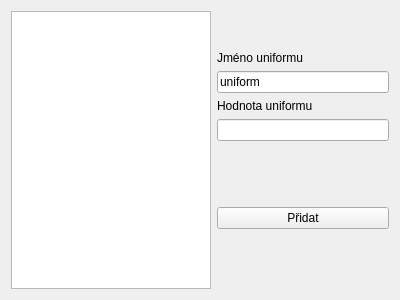
<?xml version="1.0" encoding="UTF-8"?>
<ui version="4.0">
 <class>createUniformWidget</class>
 <widget class="QWidget" name="createUniformWidget">
  <property name="geometry">
   <rect>
    <x>0</x>
    <y>0</y>
    <width>400</width>
    <height>300</height>
   </rect>
  </property>
  <property name="windowTitle">
   <string>Form</string>
  </property>
  <layout class="QHBoxLayout" name="horizontalLayout" stretch="0,0">
   <item>
    <widget class="QListWidget" name="uniformList">
     <property name="sizePolicy">
      <sizepolicy hsizetype="Fixed" vsizetype="Expanding">
       <horstretch>0</horstretch>
       <verstretch>0</verstretch>
      </sizepolicy>
     </property>
     <property name="maximumSize">
      <size>
       <width>200</width>
       <height>16777215</height>
      </size>
     </property>
    </widget>
   </item>
   <item>
    <layout class="QGridLayout" name="gridLayout">
     <property name="sizeConstraint">
      <enum>QLayout::SetDefaultConstraint</enum>
     </property>
     <item row="7" column="1">
      <widget class="QPushButton" name="uniformCreate">
       <property name="text">
        <string>Přidat</string>
       </property>
      </widget>
     </item>
     <item row="6" column="1">
      <spacer name="verticalSpacer">
       <property name="orientation">
        <enum>Qt::Vertical</enum>
       </property>
       <property name="sizeHint" stdset="0">
        <size>
         <width>20</width>
         <height>40</height>
        </size>
       </property>
      </spacer>
     </item>
     <item row="5" column="1">
      <widget class="QLineEdit" name="uniformValue"/>
     </item>
     <item row="8" column="1">
      <spacer name="verticalSpacer_3">
       <property name="orientation">
        <enum>Qt::Vertical</enum>
       </property>
       <property name="sizeHint" stdset="0">
        <size>
         <width>20</width>
         <height>40</height>
        </size>
       </property>
      </spacer>
     </item>
     <item row="4" column="1">
      <widget class="QLabel" name="label">
       <property name="text">
        <string>Hodnota uniformu</string>
       </property>
      </widget>
     </item>
     <item row="1" column="1">
      <spacer name="verticalSpacer_2">
       <property name="orientation">
        <enum>Qt::Vertical</enum>
       </property>
       <property name="sizeType">
        <enum>QSizePolicy::Fixed</enum>
       </property>
       <property name="sizeHint" stdset="0">
        <size>
         <width>20</width>
         <height>40</height>
        </size>
       </property>
      </spacer>
     </item>
     <item row="3" column="1">
      <widget class="QLineEdit" name="uniformName">
       <property name="text">
        <string>uniform</string>
       </property>
       <property name="placeholderText">
        <string>uniform</string>
       </property>
      </widget>
     </item>
     <item row="2" column="1">
      <widget class="QLabel" name="label_2">
       <property name="text">
        <string>Jméno uniformu</string>
       </property>
      </widget>
     </item>
    </layout>
   </item>
  </layout>
 </widget>
 <resources/>
 <connections/>
</ui>
